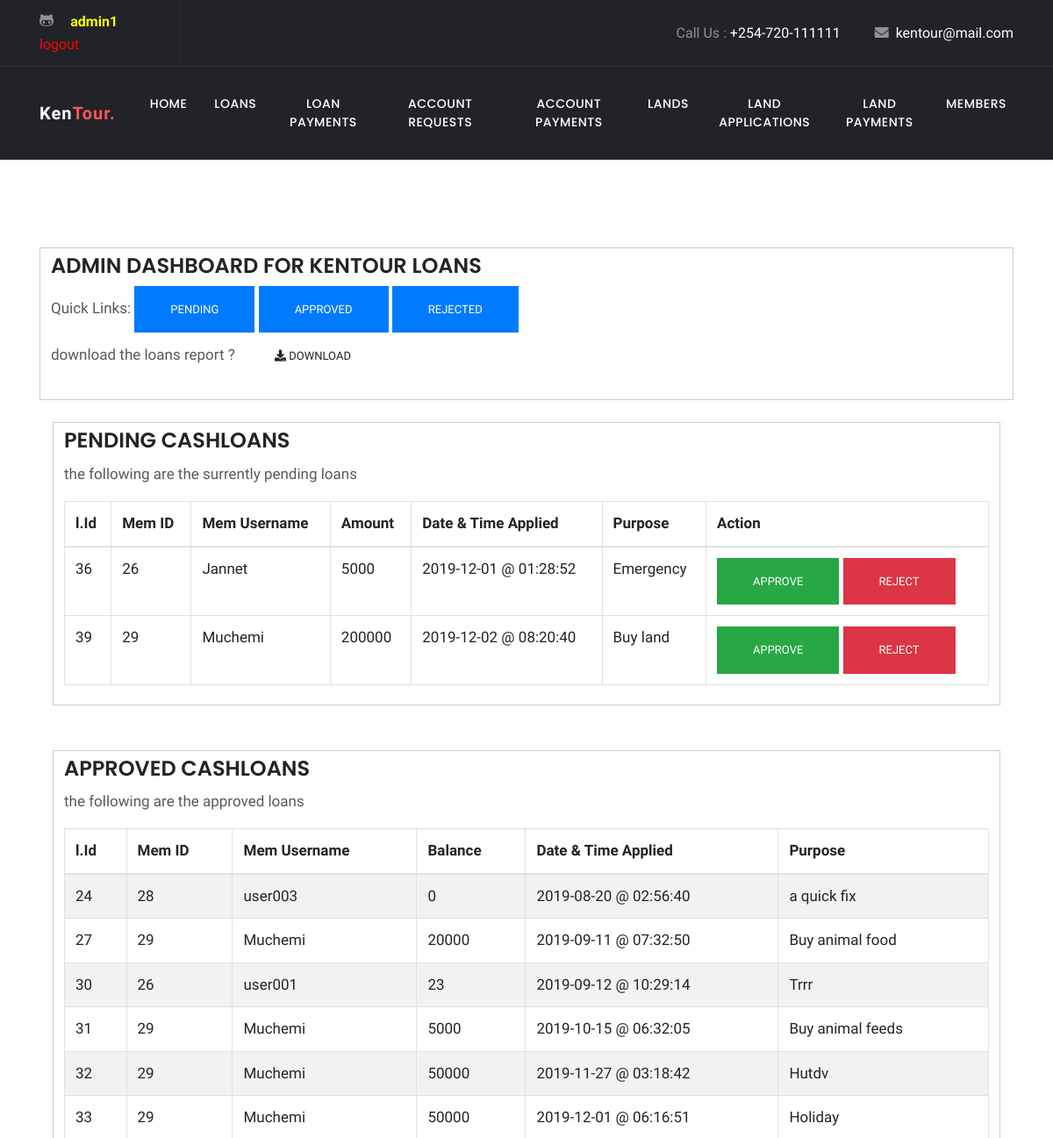
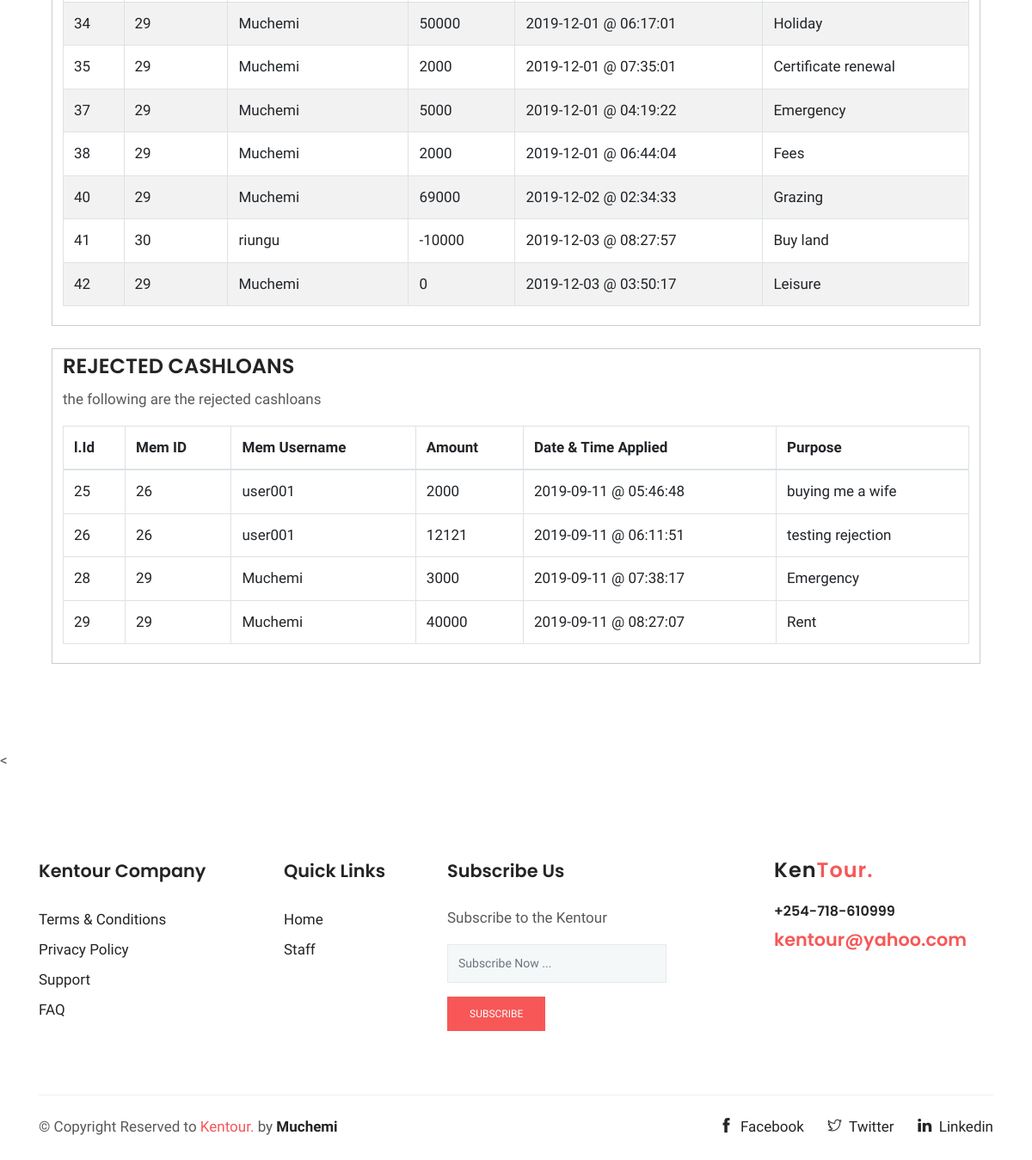
The page /STAFF/index.php (signed in) on the database its author committed (2 pictures, top to bottom).
### tables this page shows
CREATE TABLE `cashloans` (
  `id` int(11) NOT NULL,
  `amount` int(11) NOT NULL,
  `dateapplied` date NOT NULL,
  `timeapplied` time NOT NULL,
  `datedue` date NOT NULL,
  `memberid` int(11) NOT NULL,
  `membername` varchar(255) NOT NULL,
  `purpose` varchar(255) NOT NULL,
  `status` varchar(255) NOT NULL
);

### STAFF/index.php (the view, shortened to what this page needs)
<!doctype html>
<html lang="en">
  <head><meta http-equiv="Content-Type" content="text/html; charset=utf-8">
  <link rel="stylesheet" href="plugins/bootstrap/css/bootstrap.min.css">
  <link rel="stylesheet" href="plugins/themify/css/themify-icons.css">
  <link rel="stylesheet" href="plugins/fontawesome/css/all.css">
  <link rel="stylesheet" href="plugins/magnific-popup/dist/magnific-popup.css">
  <link rel="stylesheet" href="plugins/slick-carousel/slick/slick.css">
  <link rel="stylesheet" href="plugins/slick-carousel/slick/slick-theme.css">
  <link rel="stylesheet" href="css/style.css">
</head>
<body>
<header class="navigation">
	<div class="header-top ">
		<div class="container">
			<div class="row justify-content-between align-items-center">
				<div class="col-lg-2 col-md-4">
					<div class="header-top-socials text-center text-lg-left text-md-left">
						<a href="#"><i class="ti-github"></i></a>
						<a href="#" style="color:Yellow"> <b>
							<?php  if (isset($_SESSION['username'])):?>
							<?php echo $_SESSION['username']; ?> </b>
						</a>
						<a href="index.php?logout='1'" style="color: red;">logout</a>
						<?php endif ?>
					</div>
				</div>
				<div class="col-lg-10 col-md-8 text-center text-lg-right text-md-right">
					<div class="header-top-info">
						<a href="tel:+254720870388">Call Us : <span>+254-720-111111</span></a>
						<a href="mailto:kentour@mail.com" ><i class="fa fa-envelope mr-2"></i><span>kentour@mail.com</span></a>
					</div>
				</div>
			</div>
		</div>
	</div>
	<nav class="navbar navbar-expand-lg  py-4" id="navbar">
		<div class="container">
		  <a class="navbar-brand" href="#">
		  	Ken<span>Tour.</span>
		  </a>
		  <div class="collapse navbar-collapse text-center" id="navbarsExample09">
		  	<ul class="navbar-nav ml-auto">
			  <li class="nav-item"><a class="nav-link" href="home.php">Home</a></li>
			  <li class="nav-item active">
				<a class="nav-link" href="index.php">Loans <span class="sr-only">(current)</span></a>
			  </li>
			  <li class="nav-item"><a class="nav-link" href="loanpayments.php">Loan Payments</a></li>
			   <li class="nav-item"><a class="nav-link" href="accounts.php">Account Requests</a></li>
               <li class="nav-item"><a class="nav-link" href="accountpayments.php">Account Payments</a></li>
               <li class="nav-item"><a class="nav-link" href="lands.php">Lands</a></li>
			   <li class="nav-item"><a class="nav-link" href="landapps.php">Land applications</a></li>
			   <li class="nav-item"><a class="nav-link" href="landpayments.php">Land Payments</a></li>
			   <li class="nav-item"><a class="nav-link" href="members.php">Members</a></li>
			</ul>
		  </div>
		</div>
	</nav>
</header>
<div class="main-wrapper ">
<section class="section intro">
<div class="container">
<div style="padding: 6px 12px; border: 1px solid #ccc;">
	<h3>ADMIN DASHBOARD FOR KENTOUR LOANS</h3>
	<p> Quick Links:
	    <a href="#pending"><button type="button" class="btn btn-primary">Pending</button></a>
        <a href="#approved"><button type="button" class="btn btn-primary">Approved</button></a>
        <a href="#rejected"><button type="button" class="btn btn-primary">Rejected</button></a>
        <br>
        download the loans report ? <a href="pdf/loans.php" target='0'><button class="btn"><i class="fa fa-download"></i> Download</button></a>
        </p>
</div>
<br>
<div class="container" id="pending">
    <div style="padding: 6px 12px; border: 1px solid #ccc;height:auto; verflow: auto;">
        <h3>PENDING CASHLOANS</h3>
		<p> the following are the surrently pending loans</p>
		<table class="table table-bordered">
			<thead>
				<tr>
				<th scope="col">l.Id</th>
				<th scope="col">Mem ID</th>
				<th scope="col">Mem Username</th>
				<th scope="col">Amount</th>
				<th scope="col">Date & Time Applied</th>
				<th scope="col">Purpose</th>
				<th scope="col">Action</th>
				</tr>
			</thead>
			<tbody>
				<?php
				 require('connect-db.php');
				$sql = "SELECT * FROM cashloans WHERE status='PENDING'";
				$result = mysqli_query($conn, $sql);
				while($row = mysqli_fetch_array($result, MYSQLI_NUM))
				{
					echo '<tr>';
						echo '<td>'.$row[0].'</td> ';
						echo '<td>'.$row[5].'</td> ';
						echo '<td>'.$row[6].'</td> ';
						echo '<td>'.$row[1].'</td> ';
						echo '<td>'.$row[2].' @ '.$row[3].'</td> ';
						echo '<td>'.$row[7].'</td> ';
						echo '<td><a href="approveloan.php?id=' . $row[0] . '"><button class="btn btn-success">APPROVE</button></a>
							  <a href="issues.php?id='.$row[0].'&memb='.$row[5].'"><strong><button type="button" class="btn btn-danger">REJECT</button></td>';
					echo '</tr>';
				}
				?>
			</tbody>
		</table>
    </div>
</div>
<br>
<br>
<div class="container" id="approved">
    <div style="padding: 6px 12px; border: 1px solid #ccc;height:auto; verflow: auto;">
        <h3>APPROVED CASHLOANS</h3>
		<p> the following are the approved loans</p>
		<table class="table table-bordered table-striped">
			<thead>
				<tr>
				<th scope="col">l.Id</th>
				<th scope="col">Mem ID</th>
				<th scope="col">Mem Username</th>
				<th scope="col">Balance</th>
				<th scope="col">Date & Time Applied</th>
				<th scope="col">Purpose</th>
				</tr>
			</thead>
			<tbody>
				<?php
				 require('connect-db.php');
				$sql = "SELECT * FROM cashloans WHERE status='APPROVED'";
				$result = mysqli_query($conn, $sql);
				while($row = mysqli_fetch_array($result, MYSQLI_NUM))
				{
					echo '<tr>';
						echo '<td>'.$row[0].'</td> ';
						echo '<td>'.$row[5].'</td> ';
						echo '<td>'.$row[6].'</td> ';
						echo '<td>'.$row[1].'</td> ';
						echo '<td>'.$row[2].' @ '.$row[3].'</td> ';
						echo '<td>'.$row[7].'</td> ';
					echo '</tr>';
				}
				?>
			</tbody>
		</table>
    </div>
</div>
<br>
<div class="container" id="rejected">
    <div style="padding: 6px 12px; border: 1px solid #ccc;height:auto; verflow: auto;">
        <h3>REJECTED CASHLOANS</h3>
		<p> the following are the rejected cashloans</p>
		<table class="table table-bordered">
			<thead>
				<tr>
				<th scope="col">l.Id</th>
				<th scope="col">Mem ID</th>
				<th scope="col">Mem Username</th>
				<th scope="col">Amount</th>
				<th scope="col">Date & Time Applied</th>
				<th scope="col">Purpose</th>
				</tr>
			</thead>
			<tbody>
				<?php
				 require('connect-db.php');
				$sql = "SELECT * FROM cashloans WHERE status='REJECTED'";
				$result = mysqli_query($conn, $sql);
				while($row = mysqli_fetch_array($result, MYSQLI_NUM))
				{
					echo '<tr>';
						echo '<td>'.$row[0].'</td> ';
						echo '<td>'.$row[5].'</td> ';
						echo '<td>'.$row[6].'</td> ';
						echo '<td>'.$row[1].'</td> ';
						echo '<td>'.$row[2].' @ '.$row[3].'</td> ';
						echo '<td>'.$row[7].'</td> ';
					echo '</tr>';
				}
				?>
			</tbody>
		</table>
    </div>
</div>
</section>
<
<footer class="footer section">
	<div class="container">
		<div class="row">
			<div class="col-lg-3 col-md-6 col-sm-6">
				<div class="widget">
					<h4 class="text-capitalize mb-4">Kentour Company</h4>
					<ul class="list-unstyled footer-menu lh-35">
						<li><a href="#">Terms & Conditions</a></li>
						<li><a href="#">Privacy Policy</a></li>
						<li><a href="#">Support</a></li>
						<li><a href="#">FAQ</a></li>
					</ul>
				</div>
			</div>
			<div class="col-lg-2 col-md-6 col-sm-6">
				<div class="widget">
					<h4 class="text-capitalize mb-4">Quick Links</h4>
					<ul class="list-unstyled footer-menu lh-35">
						<li><a href="index.php">Home</a></li>
						<li><a href="staff.php">Staff</a></li>
					</ul>
				</div>
			</div>
			<div class="col-lg-3 col-md-6 col-sm-6">
				<div class="widget">
					<h4 class="text-capitalize mb-4">Subscribe Us</h4>
					<p>Subscribe to the Kentour  </p>
					<form action="#" class="sub-form">
						<input type="text" class="form-control mb-3" placeholder="Subscribe Now ...">
						<a href="#" class="btn btn-main btn-small">subscribe</a>
					</form>
				</div>
			</div>
			<div class="col-lg-3 ml-auto col-sm-6">
				<div class="widget">
					<div class="logo mb-4">
						<h3>Ken<span>Tour.</span></h3>
					</div>
					<h6><a href="tel:+254-720-870388" >+254-718-610999</a></h6>
					<a href="mailto:kentour@yahoo.com"><span class="text-color h4">kentour@yahoo.com</span></a>
				</div>
			</div>
		</div>
		<div class="footer-btm pt-4">
			<div class="row">
				<div class="col-lg-6">
					<div class="copyright">
						&copy; Copyright Reserved to <span class="text-color">Kentour.</span> by <a href="#">Muchemi</a>
					</div>
				</div>
				<div class="col-lg-6 text-left text-lg-right">
					<ul class="list-inline footer-socials">
						<li class="list-inline-item"><a href="#"><i class="ti-facebook mr-2"></i>Facebook</a></li>
						<li class="list-inline-item"><a href="#"><i class="ti-twitter mr-2"></i>Twitter</a></li>
						<li class="list-inline-item"><a href="#"><i class="ti-linkedin mr-2 "></i>Linkedin</a></li>
					</ul>
				</div>
			</div>
		</div>
	</div>
</footer>
    </div>
  </body>
  </html>

### STAFF/css/style.css (style rules this page uses)
html { overflow-x: hidden; }
body { line-height: 1.5; font-family: "Hind", serif; -webkit-font-smoothing: antialiased; font-size: 17px; color: rgba(0, 0, 0, 0.65); }
h1, .h1, h2, .h2, h3, .h3, h4, .h4, h5, .h5, h6, .h6 { font-family: "Poppins", sans-serif; font-weight: 600; color: #242424; }
h3, .h3 { font-size: 1.5rem; }
h4, .h4 { font-size: 1.3rem; line-height: 30px; }
h6, .h6 { font-size: 1rem; }
p { line-height: 30px; }
input[type="email"], input[type="password"], input[type="text"], input[type="tel"] { box-shadow: none; height: 45px; outline: none; font-size: 14px; }
.form-control { box-shadow: none; border-radius: 0; }
.btn { display: inline-block; font-size: 14px; font-size: 0.8125rem; font-weight: 400; padding: 1rem 2.5rem; text-transform: uppercase; border-radius: 0; transition: all 0.2s ease; }
.btn-main, .btn-transparent, .btn-small { background: #f75757; color: #fff; transition: all 0.2s ease; }
.btn-small { padding: 10px 25px; font-size: 12px; }
.section { padding: 100px 0; }
.text-color { color: #f75757; }
a { color: #242424; text-decoration: none; }
#navbar { background: #222328; box-shadow: 0 1px 2px rgba(0, 0, 0, 0.05); }
#navbar li { padding-left: 15px; }
#navbar .nav-link { font-family: "Poppins", sans-serif; font-weight: 500; color: #fff; text-transform: uppercase; font-size: 14px; letter-spacing: .5px; transition: all .25s ease; }
.header-top { background: #222328; color: #919194; border-bottom: 1px solid rgba(255, 255, 255, 0.05); }
.header-top .header-top-socials { border-right: 1px solid rgba(255, 255, 255, 0.05); padding: 12px 0px; }
.header-top .header-top-socials a { color: #919194; margin-right: 15px; font-size: 16px; }
.header-top .header-top-info { color: #919194; font-size: 16px; }
.header-top .header-top-info a span { color: #fff; }
.header-top .header-top-info a { margin-left: 35px; color: #919194; }
.navbar-brand { color: #fff; font-weight: 600; letter-spacing: 1px; }
.navbar-brand span { color: #f75757; }
.widget { margin-bottom: 30px; padding-bottom: 35px; }
.footer { padding-bottom: 10px; }
.footer .copyright a { font-weight: 600; }
.lh-35 { line-height: 35px; }
.logo { color: #242424; font-weight: 600; letter-spacing: 1px; }
.logo span { color: #f75757; }
.sub-form { position: relative; }
.sub-form .form-control { border: 1px solid rgba(0, 0, 0, 0.06); background: #f5f8f9; }
.footer-btm { border-top: 1px solid rgba(0, 0, 0, 0.06); }
.footer-socials li a { margin-left: 15px; }

### rows shown on the page
cashloans: id "36", memberid "26", membername "Jannet", amount "5000", dateapplied "2019-12-01", timeapplied "01:28:52", purpose "Emergency"
cashloans: id "39", memberid "29", membername "Muchemi", amount "200000", dateapplied "2019-12-02", timeapplied "08:20:40", purpose "Buy land"
cashloans: id "24", memberid "28", membername "user003", amount "0", dateapplied "2019-08-20", timeapplied "02:56:40", purpose "a quick fix"
cashloans: id "27", memberid "29", membername "Muchemi", amount "20000", dateapplied "2019-09-11", timeapplied "07:32:50", purpose "Buy animal food"
cashloans: id "30", memberid "26", membername "user001", amount "23", dateapplied "2019-09-12", timeapplied "10:29:14", purpose "Trrr"
cashloans: id "31", memberid "29", membername "Muchemi", amount "5000", dateapplied "2019-10-15", timeapplied "06:32:05", purpose "Buy animal feeds"
cashloans: id "32", memberid "29", membername "Muchemi", amount "50000", dateapplied "2019-11-27", timeapplied "03:18:42", purpose "Hutdv"
cashloans: id "33", memberid "29", membername "Muchemi", amount "50000", dateapplied "2019-12-01", timeapplied "06:16:51", purpose "Holiday"
cashloans: id "34", memberid "29", membername "Muchemi", amount "50000", dateapplied "2019-12-01", timeapplied "06:17:01", purpose "Holiday"
cashloans: id "35", memberid "29", membername "Muchemi", amount "2000", dateapplied "2019-12-01", timeapplied "07:35:01", purpose "Certificate renewal"
cashloans: id "37", memberid "29", membername "Muchemi", amount "5000", dateapplied "2019-12-01", timeapplied "04:19:22", purpose "Emergency"
cashloans: id "38", memberid "29", membername "Muchemi", amount "2000", dateapplied "2019-12-01", timeapplied "06:44:04", purpose "Fees"
cashloans: id "40", memberid "29", membername "Muchemi", amount "69000", dateapplied "2019-12-02", timeapplied "02:34:33", purpose "Grazing"
cashloans: id "41", memberid "30", membername "riungu", amount "-10000", dateapplied "2019-12-03", timeapplied "08:27:57", purpose "Buy land"
cashloans: id "42", memberid "29", membername "Muchemi", amount "0", dateapplied "2019-12-03", timeapplied "03:50:17", purpose "Leisure"
cashloans: id "25", memberid "26", membername "user001", amount "2000", dateapplied "2019-09-11", timeapplied "05:46:48", purpose "buying me a wife"
cashloans: id "26", memberid "26", membername "user001", amount "12121", dateapplied "2019-09-11", timeapplied "06:11:51", purpose "testing rejection"
cashloans: id "28", memberid "29", membername "Muchemi", amount "3000", dateapplied "2019-09-11", timeapplied "07:38:17", purpose "Emergency"
cashloans: id "29", memberid "29", membername "Muchemi", amount "40000", dateapplied "2019-09-11", timeapplied "08:27:07", purpose "Rent"

### other values the page prints
$_SESSION['username'] "admin1"
